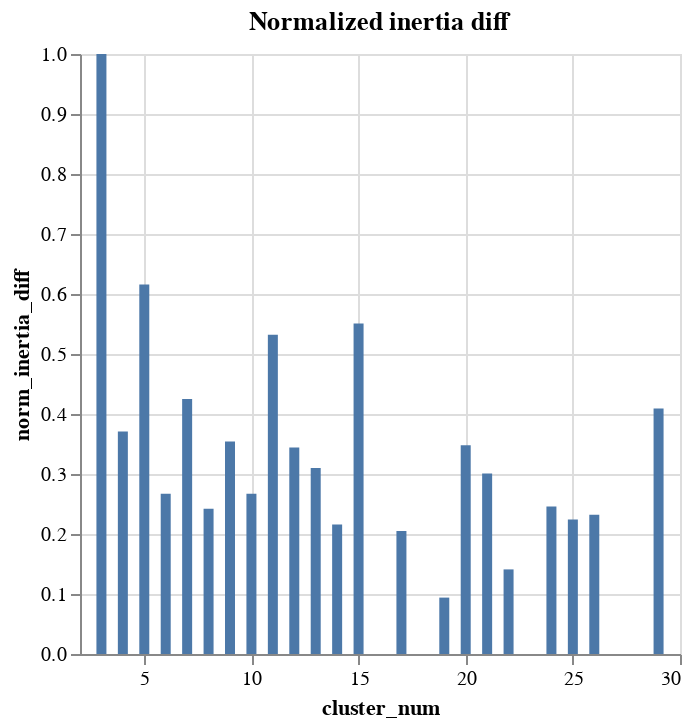

Here is the notebook cell this chart was saved with:
### Markdown cell above
### Normalized difference in neighbouring inertia

### Code cell
%chart x = cluster_num, y = norm_inertia_diff, width = 600, height = 300, labley = inertia diff, 
lablex=cluster number, title=Normalized inertia diff

### Figure 1 — Vega-Lite specification as saved in the notebook (floating-point values rounded to 4 significant figures)
{"$schema": "https://vega.github.io/schema/vega-lite/v3.json", "data": {"format": {"type": "csv"}, "values": "\"cluster_num\",\"norm_inertia_diff\",\"smoothed_diff\"\n\"3\",\"1.000\",\"1.00\"\n\"4\",\".371\",\".69\"\n\"5\",\".616\",\".66\"\n\"6\",\".267\",\".56\"\n\"7\",\".425\",\".42\"\n\"8\",\".242\",\".39\"\n\"9\",\".354\",\".32\"\n\"10\",\".267\",\".32\"\n\"11\",\".532\",\".35\"\n\"12\",\".344\",\".37\"\n\"13\",\".310\",\".36\"\n\"14\",\".216\",\".35\"\n\"15\",\".551\",\".36\"\n\"17\",\".205\",\".32\"\n\"19\",\".094\",\".27\"\n\"20\",\".348\",\".30\"\n\"21\",\".301\",\".24\"\n\"22\",\".141\",\".22\"\n\"24\",\".246\",\".26\"\n\"25\",\".224\",\".23\"\n\"26\",\".232\",\".21\"\n\"28\",\".000\",\".18\"\n\"29\",\".409\",\".22\"\n"}, "encoding": {"x": {"axis": {"grid": true, "title": "cluster_num"}, "field": "cluster_num", "type": "quantitative"}, "y": {"axis": {"grid": true, "title": "norm_inertia_diff"}, "field": "norm_inertia_diff", "type": "quantitative"}}, "height": "300", "mark": {"color": "#4C78A8", "type": "bar"}, "title": "Normalized inertia diff", "width": "600"}
